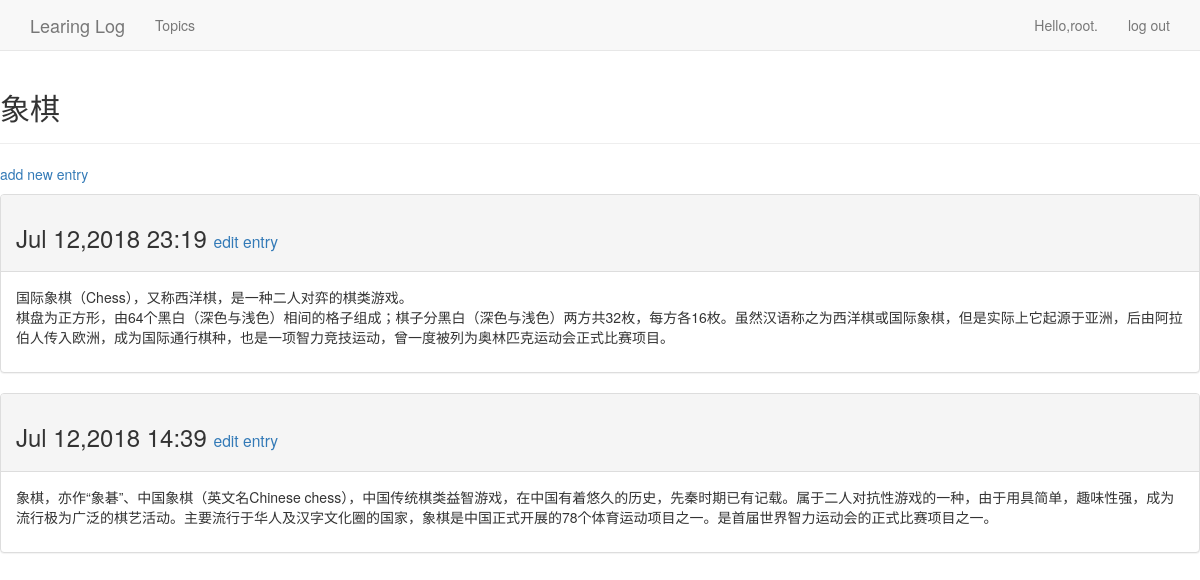
The page /topics/1/ (signed in) on the database its author committed.
### learning_logs/models.py (models this page shows, shortened)
class Topic(models.Model):
    text = models.CharField(max_length=200)
    date_added = models.DateTimeField(auto_now_add=True)
    owner = models.ForeignKey(User)
    def __str__(self):
        return self.text

class Entry(models.Model):
    topic = models.ForeignKey(Topic,on_delete=models.CASCADE)
    text = models.TextField()
    date_added = models.DateTimeField(auto_now_add=True)
    class Meta:
        verbose_name_plural = 'entries'

### learning_logs/views.py (the view)
# urls.py: url(r'^topics/(?P<topic_id>\d+)/$',views.topic,name='topic'),
@login_required
def topic(request,topic_id):
    topic = Topic.objects.get(id=topic_id)
    if topic.owner != request.user:
        raise Http404
    entries = topic.entry_set.order_by('-date_added')
    context = {'topic':topic,'entries':entries}
    return render(request,'learning_logs/topic.html',context)

### learning_logs/templates/learning_logs/topic.html
{% extends 'learning_logs/base.html' %}
{% block header %}
    <h2>{{ topic }}</h2>
{% endblock header %}
{% block content %}
    <P>
    <a href="{% url 'learning_logs:new_entry' topic.id %}">add new entry</a>
    </P>
    {% for entry in entries %}
        <div class="panel panel-default">
            <div class="panel-heading">
                <h3>
                    {{ entry.date_added|date:'M d,Y H:i' }}
                    <small>
                        <a href="{% url 'learning_logs:edit_entry' entry.id %}">edit entry</a>
                    </small>
                </h3>
            </div>
            <div class="panel-body">
                {{ entry.text|linebreaks }}
            </div>
        </div>
    {% empty %}
        There are no entries for this topic yet.
    {% endfor %}
{% endblock content %}

### learning_logs/templates/learning_logs/base.html (shortened to what this page needs)
{% load bootstrap3 %}
<!DOCTYPE html>
<html lang="en">
<head>
    {% bootstrap_css %}
</head>
<body>
<nav class="navbar navbar-default navbar-static-top">
    <div class="container">
        <div class="navbar-header">
            <a class="navbar-brand" href="{% url 'learning_logs:index' %}">
                Learing Log</a>
        </div>
        <div id="navbar" class="navbar-collapse collapse">
            <ul class="nav navbar-nav">
                <li><a href="{% url 'learning_logs:topics' %}">Topics</a> </li>
            </ul>
            <ul class="nav navbar-nav navbar-right">
                {% if user.is_authenticated %}
                    <li><a>Hello,{{ user.username }}.</a></li>
                    <li><a href="{% url 'users:logout' %}">log out</a></li>
                {% else %}
                    <li><a href="{% url 'users:register' %}">register</a></li>
                    <li><a href="{% url 'users:login' %}">log in</a></li>
                {% endif %}
            </ul>
        </div>
    </div>
</nav>
<div>
    <div class="page-header">
        {% block header %}{% endblock header %}
    </div>
    <div>
        {% block content %}{% endblock content %}
    </div>
</div>
</body>
</html>

### rows shown on the page
Topic: text "象棋"
Entry: date_added "Jul 12,2018 23:19", text "国际象棋（Chess），又称西洋棋，是一种二人对弈的棋类游戏。 棋盘为正方形，由64个黑白（深色与浅色）相间的格子组成；棋子分黑白（深色与浅色）两方共32枚，每方各16枚。虽然汉语称之为西洋棋或国际象棋，但是实际上它起源于亚洲，后由阿拉伯人传入欧洲，成为国际通行棋种，也是一项智力竞技运动，曾一度被列为奥林匹克运动会正式比赛项目。"
Entry: date_added "Jul 12,2018 14:39", text "象棋，亦作“象碁”、中国象棋（英文名Chinese chess），中国传统棋类益智游戏，在中国有着悠久的历史，先秦时期已有记载。属于二人对抗性游戏的一种，由于用具简单，趣味性强，成为流行极为广泛的棋艺活动。主要流行于华人及汉字文化圈的国家，象棋是中国正式开展的78个体育运动项目之一。是首届世界智力运动会的正式比赛项目之一。"

### other values the page prints
{{ user.username }} "root"
